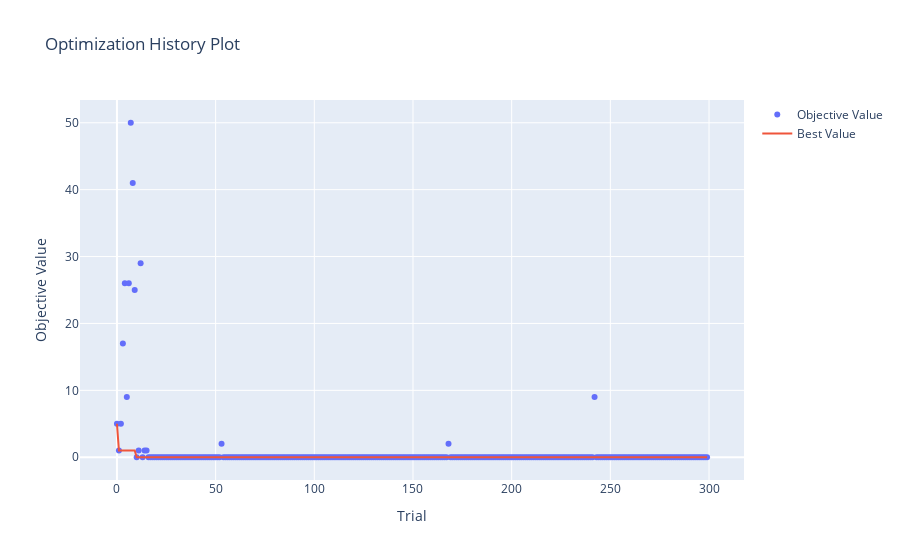

Notebook code cell kept with this figure:
### Code cell
optuna.visualization.plot_optimization_history(study_int)

### Figure 1 — Plotly figure (JSON) as saved in the notebook; plotly's stock layout.template omitted (floating-point values rounded to 4 significant figures; data arrays with more than 128 entries replaced by an {"elided": "..."} marker saying what was removed)
{"data": [{"mode": "markers", "name": "Objective Value", "type": "scatter", "x": {"elided": "300 int values"}, "y": {"elided": "300 int values"}}, {"mode": "lines", "name": "Best Value", "type": "scatter", "x": {"elided": "300 int values"}, "y": {"elided": "300 int values"}}, {"marker": {"color": "#cccccc"}, "mode": "markers", "name": "Infeasible Trial", "showlegend": false, "type": "scatter", "x": [], "y": []}], "layout": {"title": {"text": "Optimization History Plot"}, "xaxis": {"title": {"text": "Trial"}}, "yaxis": {"title": {"text": "Objective Value"}}}}
